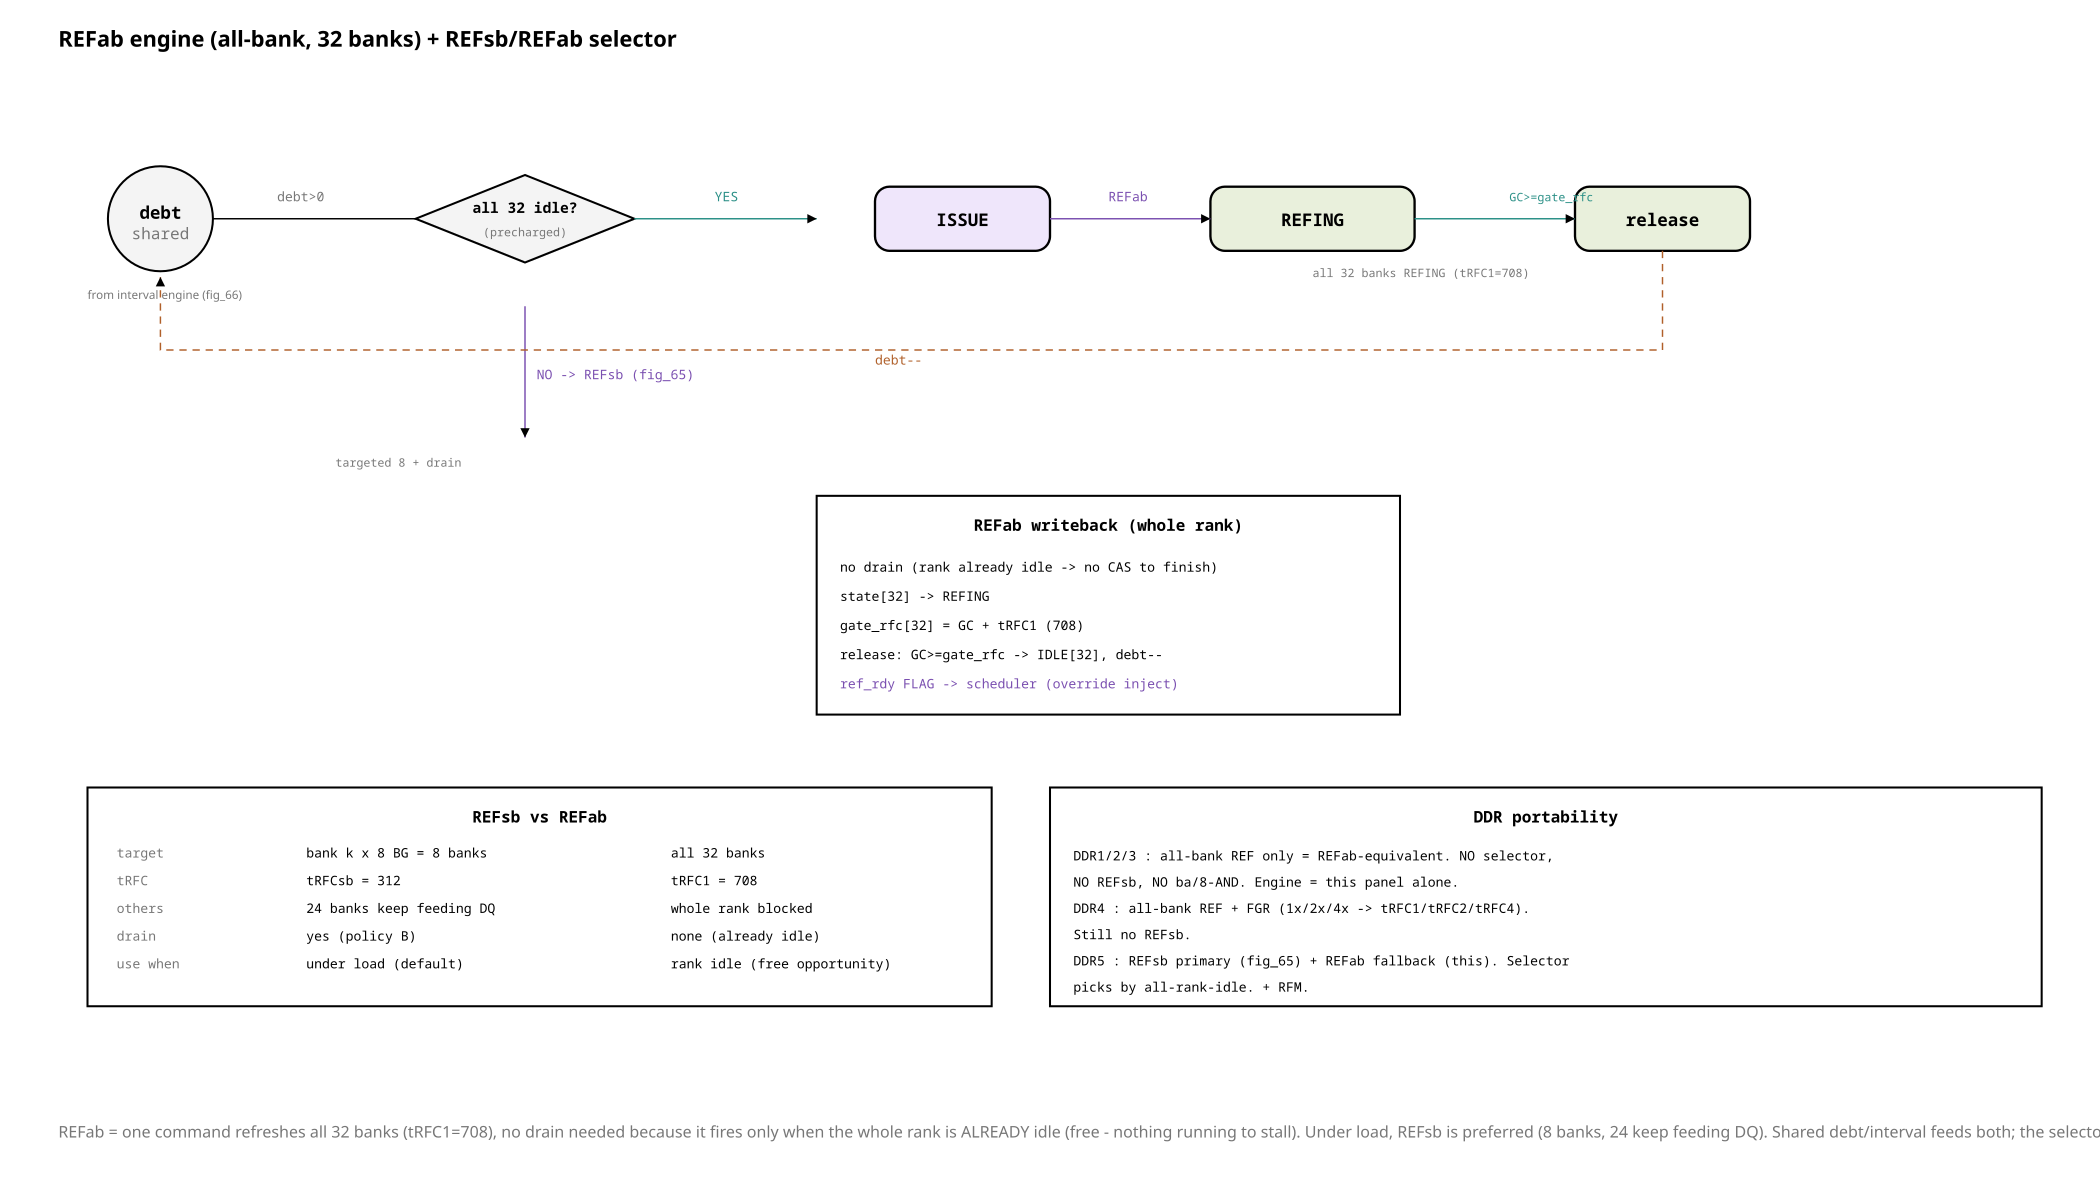

Reproduce this figure in Python.
from rtlfig import (Fig, MUTED, FILL_NEW, FILL_LOGIC, FILL_CELL, FILL_ACTIVE,
                    FAINT, INK, PAPER, W_CELL)

# fig_67 — REFab (all-bank) engine + REFsb/REFab selector. Shared debt/interval
# (fig_65/66) feeds both. REFab = whole rank (32 banks), tRFC1, no ba/8-AND.

CMP = "#2a8f86"; ISSUE = "#7a4fb0"; GREEN = "#3d8c40"; ME = "#b0602a"
f = Fig(1440, 820)


def state(cx, cy, name, fill=PAPER, w=120, h=44):
    f.rect(cx - w / 2, cy - h / 2, w, h, fill=fill, width=1.6, rx=10)
    f.text(cx, cy + 5, name, size=12, anchor="middle", bold=True)


f.text(40, 32, "REFab engine (all-bank, 32 banks) + REFsb/REFab selector", size=15,
       mono=False, bold=True)

# ---------- shared debt in ----------
f.counter(110, 150, 36, "debt", "shared")
f.text(60, 205, "from interval engine (fig_66)", size=8, mono=False, fill=MUTED)
f.line(146, 150, 300, 150, arrow=True)
f.text(190, 138, "debt>0", size=9, mono=True, fill=MUTED)

# ---------- selector ----------
f.decision(360, 150, 150, 60, "")
f.text(360, 146, "all 32 idle?", size=10, anchor="middle", bold=True)
f.text(360, 162, "(precharged)", size=8, anchor="middle", fill=MUTED)
f.line(435, 150, 560, 150, arrow=True, stroke=CMP)
f.text(490, 138, "YES", size=9, mono=True, fill=CMP)
f.line(360, 210, 360, 300, arrow=True, stroke=ISSUE)
f.text(368, 260, "NO -> REFsb (fig_65)", size=9, mono=True, fill=ISSUE)
f.text(230, 320, "targeted 8 + drain", size=8, mono=True, fill=MUTED)

# ---------- REFab FSM ----------
ISS = (660, 150); REFING = (900, 150); REL = (1140, 150)
state(*ISS, "ISSUE", FILL_NEW)
state(*REFING, "REFING", FILL_CELL, w=140)
state(*REL, "release", FILL_CELL)
f.line(ISS[0] + 60, 150, REFING[0] - 70, 150, arrow=True, stroke=ISSUE)
f.text(760, 138, "REFab", size=9, mono=True, fill=ISSUE)
f.line(REFING[0] + 70, 150, REL[0] - 60, 150, arrow=True, stroke=CMP)
f.text(1035, 138, "GC>=gate_rfc", size=8, mono=True, fill=CMP)
f.text(900, 190, "all 32 banks REFING (tRFC1=708)", size=8, mono=True, fill=MUTED)
# release -> debt--
f.path(f"M{REL[0]} 172 V240 H110 V190", arrow=True, dashed=True, stroke=ME)
f.text(600, 250, "debt--", size=9, mono=True, fill=ME)

# ---------- writeback ----------
f.rect(560, 340, 400, 150, fill=PAPER, width=1.4, stroke=INK)
f.text(760, 364, "REFab writeback (whole rank)", size=11, anchor="middle", bold=True)
f.text(576, 392, "no drain (rank already idle -> no CAS to finish)", size=9, mono=True)
f.text(576, 412, "state[32] -> REFING", size=9, mono=True)
f.text(576, 432, "gate_rfc[32] = GC + tRFC1 (708)", size=9, mono=True)
f.text(576, 452, "release: GC>=gate_rfc -> IDLE[32], debt--", size=9, mono=True)
f.text(576, 472, "ref_rdy FLAG -> scheduler (override inject)", size=9, mono=True, fill=ISSUE)

# ---------- REFsb vs REFab compare ----------
f.rect(60, 540, 620, 150, fill=PAPER, width=1.4, stroke=INK)
f.text(370, 564, "REFsb  vs  REFab", size=11, anchor="middle", bold=True)
rows = [
    ("target", "bank k x 8 BG = 8 banks", "all 32 banks"),
    ("tRFC", "tRFCsb = 312", "tRFC1 = 708"),
    ("others", "24 banks keep feeding DQ", "whole rank blocked"),
    ("drain", "yes (policy B)", "none (already idle)"),
    ("use when", "under load (default)", "rank idle (free opportunity)"),
]
f.text(80, 590, "", size=9)
for i, (a, b, c) in enumerate(rows):
    y = 588 + i * 19
    f.text(80, y, a, size=9, mono=True, fill=MUTED)
    f.text(210, y, b, size=9, mono=True)
    f.text(460, y, c, size=9, mono=True)

# ---------- DDR portability ----------
f.rect(720, 540, 680, 150, fill=PAPER, width=1.4, stroke=INK)
f.text(1060, 564, "DDR portability", size=11, anchor="middle", bold=True)
dd = ["DDR1/2/3 : all-bank REF only = REFab-equivalent. NO selector,",
      "           NO REFsb, NO ba/8-AND. Engine = this panel alone.",
      "DDR4     : all-bank REF + FGR (1x/2x/4x -> tRFC1/tRFC2/tRFC4).",
      "           Still no REFsb.",
      "DDR5     : REFsb primary (fig_65) + REFab fallback (this). Selector",
      "           picks by all-rank-idle. + RFM."]
for i, s in enumerate(dd):
    f.text(736, 590 + i * 18, s, size=9, mono=True)

f.caption(40, 780,
          "REFab = one command refreshes all 32 banks (tRFC1=708), no drain needed because it fires "
          "only when the whole rank is ALREADY idle (free - nothing running to stall). Under load, "
          "REFsb is preferred (8 banks, 24 keep feeding DQ). Shared debt/interval feeds both; the "
          "selector routes by all-rank-idle. DDR1-4 have only the all-bank flavor (this panel).")

f.save("fig_67_refab_engine.svg")
print("wrote fig_67_refab_engine.svg")
